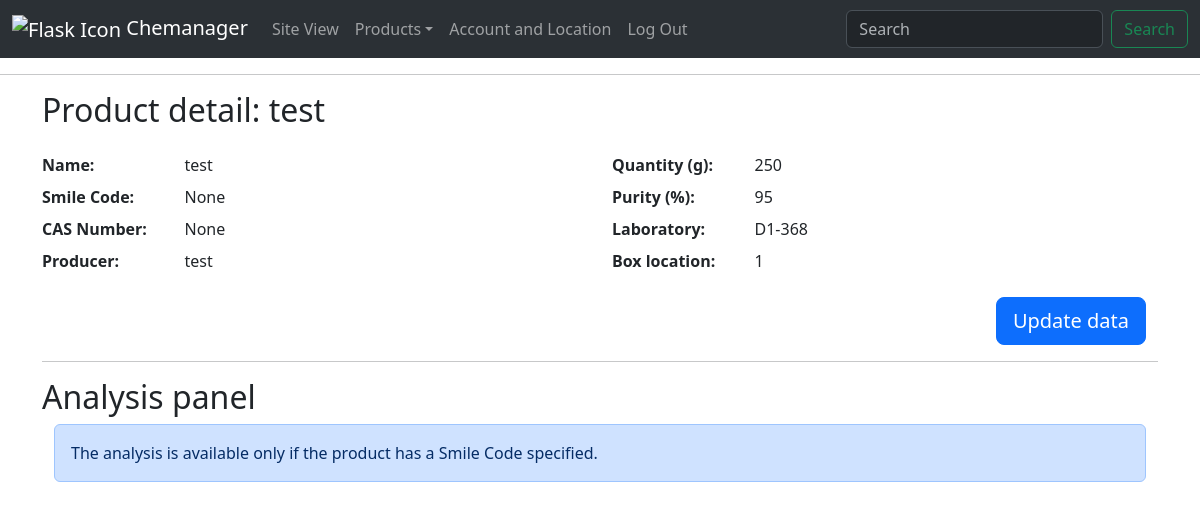
The page /detail/17 (signed in) on the database as committed earlier.
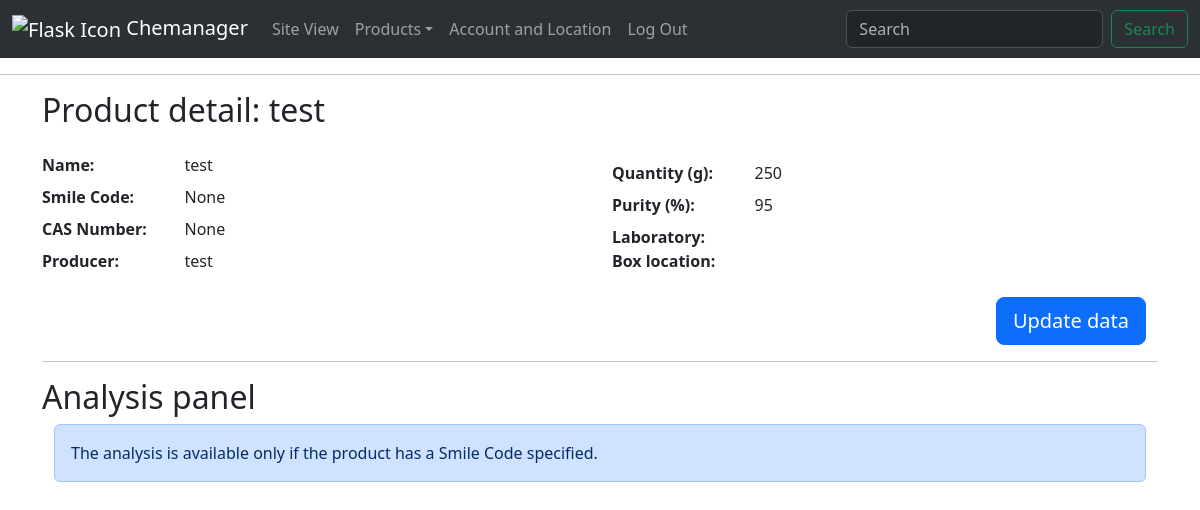
The same page on the database as committed later.
### chemanager/models.py (models this page shows, shortened)
class Product(models.Model):
    id = models.AutoField(primary_key=True)
    smile = models.TextField(blank=True, null=True)
    name = models.CharField(max_length=100)
    quantity = models.DecimalField(
        max_digits=10, decimal_places=3, help_text="Quantity available in g"
    )
    purity = models.DecimalField(
        max_digits=4, decimal_places=1, null=True, help_text="in %"
    )
    cas_number = models.CharField(max_length=50, null=True)
    producer = models.CharField(max_length=200, null=True)
    location = models.ForeignKey(
        Box, on_delete=models.SET_NULL, related_name="products", null=True
    )
    creation_date = models.DateTimeField(auto_now_add=True)
    update_date = models.DateTimeField(auto_now=True)
    favorites = models.ManyToManyField(
        User, related_name="favorite_products", blank=True
    )

class Box(models.Model):
    lab = models.ForeignKey(Laboratory, on_delete=models.CASCADE, related_name="boxes")
    box_number = models.CharField(max_length=50)

class Laboratory(models.Model):
    id = models.AutoField(primary_key=True)
    lab_number = models.CharField(max_length=20, unique=True)
    def __str__(self):
        return self.lab_number

### chemanager/views.py (the view)
# urls.py: path("detail/<int:id>", views.detail, name="detail"),
@login_required
def detail(request, id):
    try:
        product = Product.objects.get(id=id)
    except ObjectDoesNotExist:
        messages.error(request, "The product you tried to get does not exist")
        return HttpResponseRedirect(reverse("inventory"))
    quantity = "{:.3f}".format(float(product.quantity)).rstrip('0').rstrip('.')
    purity = "{:.1f}".format(float(product.purity)).rstrip('0').rstrip('.')
    return render(request, "chemanager/detail.html", {
        'product': product,
        'quantity': quantity,
        'purity': purity
    })

### chemanager/templates/chemanager/detail.html (shortened to what this page needs)
{% extends "chemanager/layout.html" %}
{% load static %}
{% block body %}
<div class="container mb-4">
    <h2 class="page-title">Product detail: <span id="productName" data-productid={{ product.id }}>{{ product.name }}</span></h2>
</div>
<div class="container">
    <div class="row align-items-center">
        <div class="col-lg-6">
            <dl class="row">
                <dt class="col-3">Name:</dt>
                <dd class="col-9 data-text">{{ product.name }}</dd>
                <dt class="col-3">Smile Code:</dt>
                <dd class="col-9  data-text">{{ product.smile }}</dd>
                <dt class="col-3">CAS Number:</dt>
                <dd class="col-9  data-text">{{ product.cas_number }}</dd>
                <dt class="col-3">Producer:</dt>
                <dd class="col-9  data-text">{{ product.producer }}</dd>
            </dl>
        </div>
        <div class="col-lg-6">
            <dl class="row">
                <dt class="col-3">Quantity (g):</dt>
                <dd class="col-9  data-text">{{ quantity }}</dd>
                <dt class="col-3">Purity (%):</dt>
                <dd class="col-9  data-text">{{ purity }}</dd>
                <dt class="col-3">Laboratory:</dt>
                <dd class="col-9  data-text">{{ product.location.lab }}</dd>
                <dt class="col-3">Box location:</dt>
                <dd class="col-9  data-text">{{ product.location.box_number }}</dd>
            </dl>
        </div>
    </div>
    <div class="container text-end mb-3">
        <button class="btn btn-primary btn-lg text-end updateButton">Update data</button>
    </div>
    <hr>
    <h2 class="page-title">Analysis panel</h2>
     {% if not product.smile %}
    <div class="container">
        <div class="alert alert-primary no-product" role="alert">
            The analysis is available only if the product has a Smile Code specified.
        </div>
    </div>
    {% else %}
    test
    {% endif %}
</div>
{% endblock %}

Rows that differ between the two databases and show on the page:
changed Product "test": location.lab "D1-368" → (not shown); location.box_number "1" → (not shown)
